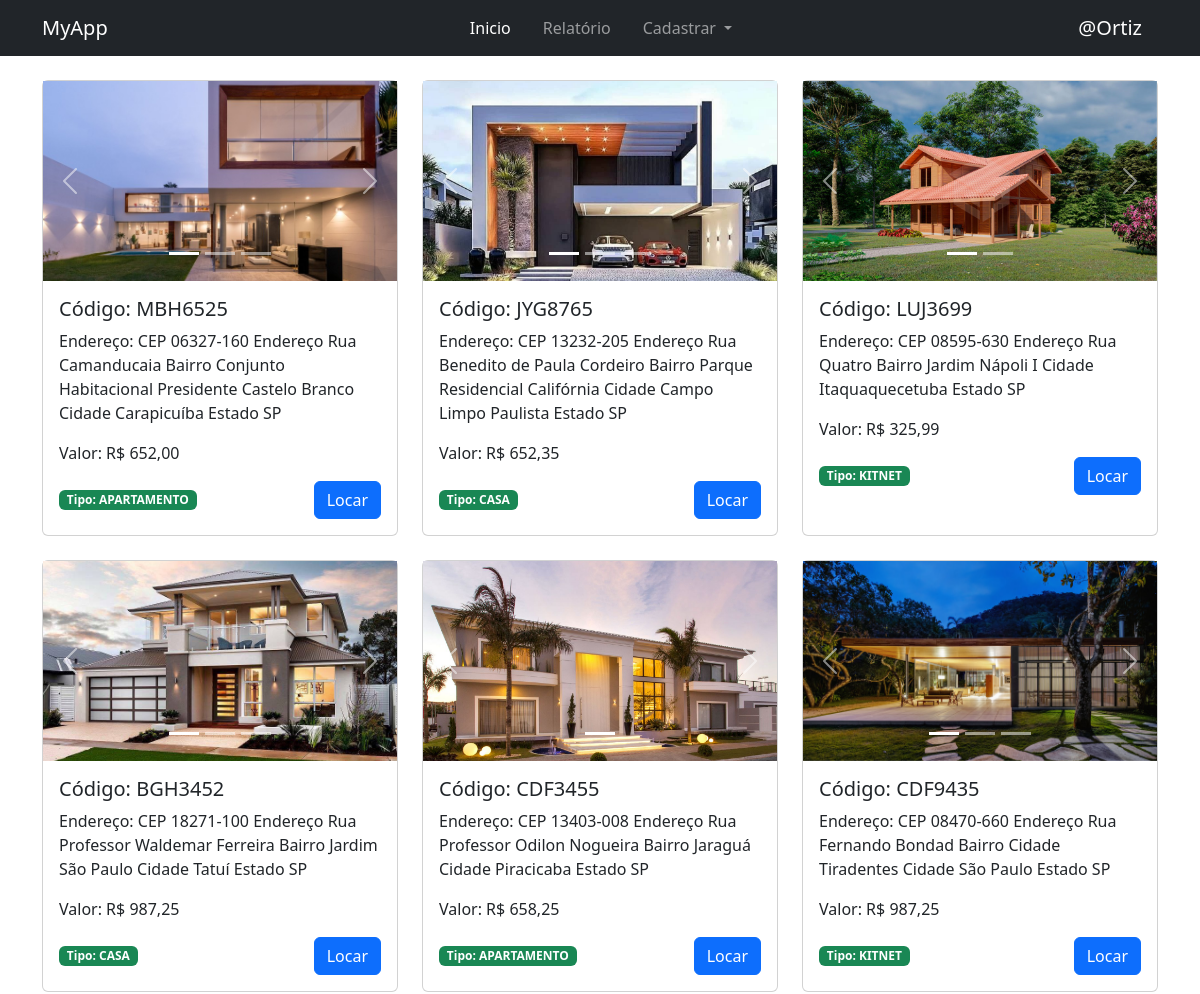
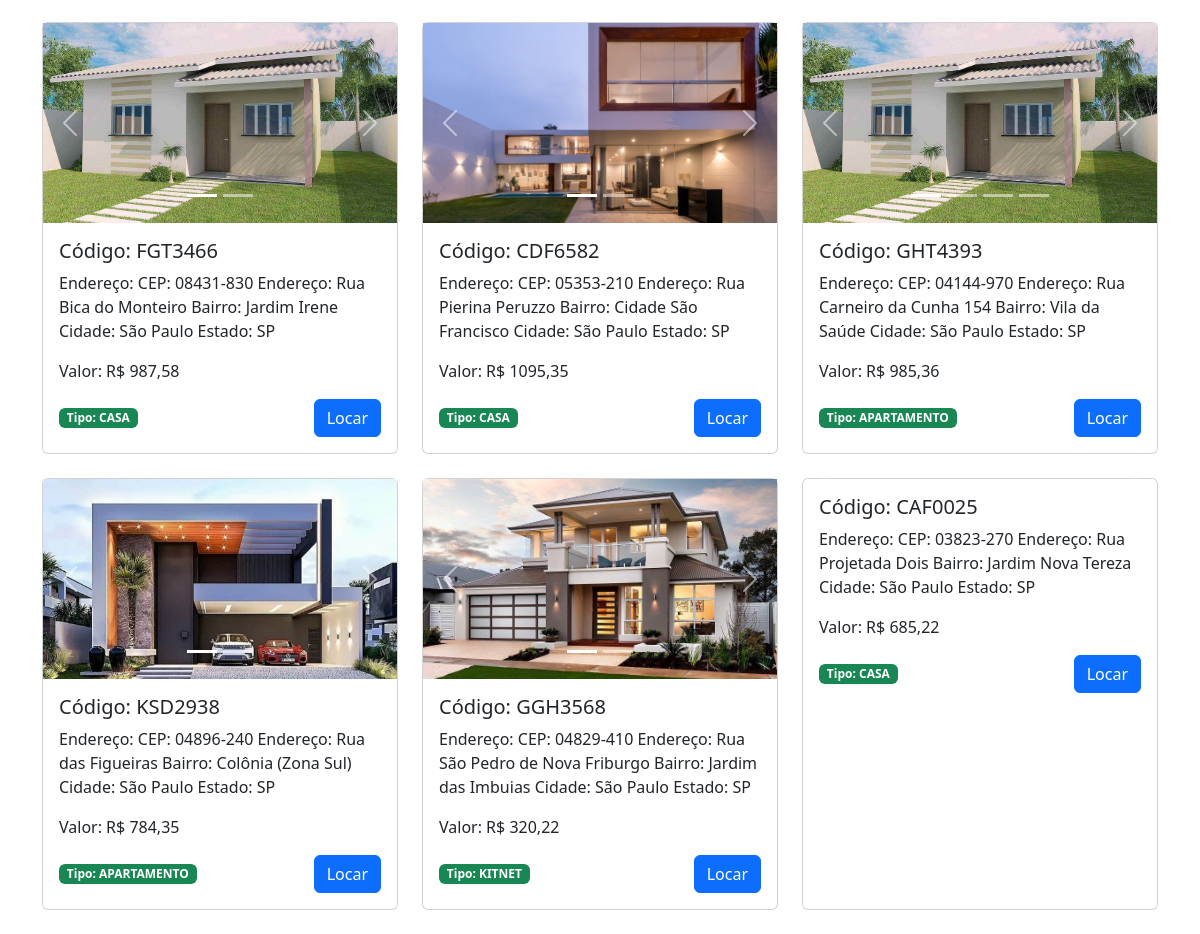
The page / on the database its author committed (2 pictures, top to bottom).
### myapp/models.py (models this page shows, shortened)
class ImmobileImage(models.Model):
    image = models.ImageField('Images',upload_to='images')
    immobile = models.ForeignKey(Immobile, related_name='immobile_images', on_delete=models.CASCADE)

class Immobile(models.Model):
    code = models.CharField(max_length=100)
    type_item = models.CharField(max_length=100, choices=TypeImmobile.choices)
    address = models.TextField()
    price = models.DecimalField(max_digits=10,decimal_places=2)
    is_locate = models.BooleanField(default=False)
    class Meta:
        verbose_name = 'Imóvel'
        verbose_name_plural = 'Imóveis'
        ordering = ['-id']

### myapp/views.py (the view)
# urls.py: path('', views.list_location, name='list-location'),
def list_location(request):
    immobiles = Immobile.objects.filter(is_locate=False)
    context = {'immobiles': immobiles}
    return render(request, 'list-location.html', context)

### myapp/templates/list-location.html (shortened to what this page needs)
{% extends 'base.html' %}
{% block content %}
<div class="row row-cols-1 row-cols-md-2 row-cols-lg-3 g-4 py-4">
    {% for immobile in immobiles %}
    <div class="col">
        <div class="card h-100">
            <div id="carouselIndicators{{ immobile.id }}" class="carousel slide" data-bs-ride="carousel">
                <div class="carousel-indicators">
                    {% for el in immobile.immobile_images.all %}
                    <button type="button"
                            data-bs-target="#carouselIndicators{{ immobile.id }}"
                            data-bs-slide-to="{{ forloop.counter0 }}"
                            class="{% if forloop.first %}active{% endif %}"
                            aria-current="{% if forloop.first %}true{% endif %}"
                            aria-label="Slide {{ forloop.counter }}">
                    </button>
                    {% endfor %}
                </div>
                <div class="carousel-inner">
                    {% for el in immobile.immobile_images.all %}
                    <div class="carousel-item {% if forloop.first %}active{% endif %}">
                        <img src="{{ el.image.url }}"
                             class="d-block w-100"
                             alt="Imagem do imóvel {{ el.id }}"
                             style="height: 200px; object-fit: cover;">
                    </div>
                    {% endfor %}
                </div>
                <button class="carousel-control-prev"
                        type="button"
                        data-bs-target="#carouselIndicators{{ immobile.id }}"
                        data-bs-slide="prev">
                    <span class="carousel-control-prev-icon" aria-hidden="true"></span>
                </button>
                <button class="carousel-control-next"
                        type="button"
                        data-bs-target="#carouselIndicators{{ immobile.id }}"
                        data-bs-slide="next">
                    <span class="carousel-control-next-icon" aria-hidden="true"></span>
                </button>
            </div>
            <div class="card-body">
                <h5 class="card-title">Código: {{ immobile.code }}</h5>
                <p class="card-text">Endereço: {{ immobile.address }}</p>
                <p class="card-text">Valor: R$ {{ immobile.price }}</p>
                <div class="d-flex justify-content-between align-items-center">
                    <span class="badge bg-success">Tipo: {{ immobile.type_item }}</span>
                    <a href="{% url 'location-create' immobile.id %}" class="btn btn-primary">Locar</a>
                </div>
            </div>
        </div>
    </div>
    {% empty %}
    <div class="col">
        <div class="alert alert-warning text-center" role="alert">
            Nenhum imóvel disponível no momento.
        </div>
    </div>
    {% endfor %}
</div>
{% endblock %}

### base/templates/base.html (shortened to what this page needs)
{% load static %}
<!DOCTYPE html>
<html lang="en">
<head>
    <link href="https://cdn.jsdelivr.net/npm/bootstrap@5.3.3/dist/css/bootstrap.min.css" rel="stylesheet">
	<link rel="stylesheet" href="https://use.fontawesome.com/releases/v5.15.4/css/all.css"/>
	<link rel="stylesheet" href="{% static 'css/style.css' %}">
</head>
<body>
	{% include 'navbar.html' %}
	<div class="container">
		{% block content %}
		{% endblock %}
	</div>
</body>
</html>

### base/templates/navbar.html (shortened to what this page needs)
<nav class="navbar navbar-expand-lg navbar-dark bg-dark">
    <div class="container">
        <a class="navbar-brand" href="#">MyApp</a>
        <div class="collapse navbar-collapse" id="navbarTogglerDemo03">
            <ul class="navbar-nav gap-3 mb-2 mb-lg-0 mx-auto">
                <li class="nav-item">
                    <a class="nav-link active" aria-current="page" href="/">Inicio</a>
                </li>
                <li class="nav-item">
                    <a class="nav-link" href="{% url 'reports' %}">Relatório</a>
                </li>
                <li class="nav-item dropdown">
                    <a class="nav-link dropdown-toggle" href="#" role="button" data-bs-toggle="dropdown" aria-expanded="false">
                        Cadastrar
                    </a>
                </li>
            </ul>
            <a class="navbar-brand" href="#">@Ortiz</a>
        </div>
    </div>
</nav>

### rows shown on the page
Immobile: code "MBH6525", address "CEP 06327-160 Endereço Rua Camanducaia Bairro Conjunto Habitacional Presidente Castelo Branco Cidade Carapicuíba Estado SP", price "652,00", type_item "APARTAMENTO"
ImmobileImage: image (picture)
Immobile: code "JYG8765", address "CEP 13232-205 Endereço Rua Benedito de Paula Cordeiro Bairro Parque Residencial Califórnia Cidade Campo Limpo Paulista Estado SP", price "652,35", type_item "CASA"
ImmobileImage: image (picture)
Immobile: code "LUJ3699", address "CEP 08595-630 Endereço Rua Quatro Bairro Jardim Nápoli I Cidade Itaquaquecetuba Estado SP", price "325,99", type_item "KITNET"
ImmobileImage: image (picture)
Immobile: code "BGH3452", address "CEP 18271-100 Endereço Rua Professor Waldemar Ferreira Bairro Jardim São Paulo Cidade Tatuí Estado SP", price "987,25", type_item "CASA"
ImmobileImage: image (picture)
Immobile: code "CDF3455", address "CEP 13403-008 Endereço Rua Professor Odilon Nogueira Bairro Jaraguá Cidade Piracicaba Estado SP", price "658,25", type_item "APARTAMENTO"
ImmobileImage: image (picture)
Immobile: code "CDF9435", address "CEP 08470-660 Endereço Rua Fernando Bondad Bairro Cidade Tiradentes Cidade São Paulo Estado SP", price "987,25", type_item "KITNET"
ImmobileImage: image (picture)
Immobile: code "FGT3466", address "CEP: 08431-830 Endereço: Rua Bica do Monteiro Bairro: Jardim Irene Cidade: São Paulo Estado: SP", price "987,58", type_item "CASA"
ImmobileImage: image (picture)
Immobile: code "CDF6582", address "CEP: 05353-210 Endereço: Rua Pierina Peruzzo Bairro: Cidade São Francisco Cidade: São Paulo Estado: SP", price "1095,35", type_item "CASA"
ImmobileImage: image (picture)
Immobile: code "GHT4393", address "CEP: 04144-970 Endereço: Rua Carneiro da Cunha 154 Bairro: Vila da Saúde Cidade: São Paulo Estado: SP", price "985,36", type_item "APARTAMENTO"
ImmobileImage: image (picture)
Immobile: code "KSD2938", address "CEP: 04896-240 Endereço: Rua das Figueiras Bairro: Colônia (Zona Sul) Cidade: São Paulo Estado: SP", price "784,35", type_item "APARTAMENTO"
ImmobileImage: image (picture)
Immobile: code "GGH3568", address "CEP: 04829-410 Endereço: Rua São Pedro de Nova Friburgo Bairro: Jardim das Imbuias Cidade: São Paulo Estado: SP", price "320,22", type_item "KITNET"
ImmobileImage: image (picture)
Immobile: code "CAF0025", address "CEP: 03823-270 Endereço: Rua Projetada Dois Bairro: Jardim Nova Tereza Cidade: São Paulo Estado: SP", price "685,22", type_item "CASA"
